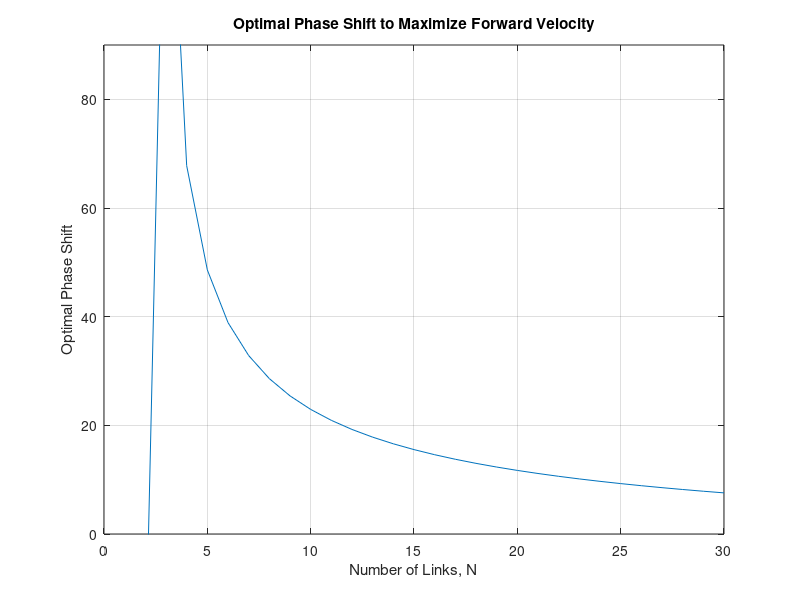

Write the MATLAB code that produced this figure.
% This function was used to find a polynomial approximatation
% to the curve given in Liljeback, et al. for the optimal phase
% shift between link angles, as a function of the number of links,
% in order to maximize the forward velocity of the snake robot.

% The reciprocal function given here remains within ~5% of the value
% of the actual curve throughout the range of 4-30+ links.

n = 30;         % Size of the x-axis
x = 0:1:30;     % x-values
y = zeros(1,n); % placeholder for y-values

% Function Parameters
a = 90;
b = 2.6;
c = 0.55;
d = 7;

i=1;
while i<=n+1
y(i) = a*real((x(i)-b)^-c) - d;   % Approximate function
i=i+1;
end
% Note: the above function was chosen by comparing visually
% with the function given by Liljeback, while the parameters
% a, b, c, & d were varied.

% Plot
plot(x,y)
xlim([0 30]);
ylim([0 90]);
grid on;
xlabel('Number of Links, N');
ylabel('Optimal Phase Shift');
title('Optimal Phase Shift to Maximize Forward Velocity');
